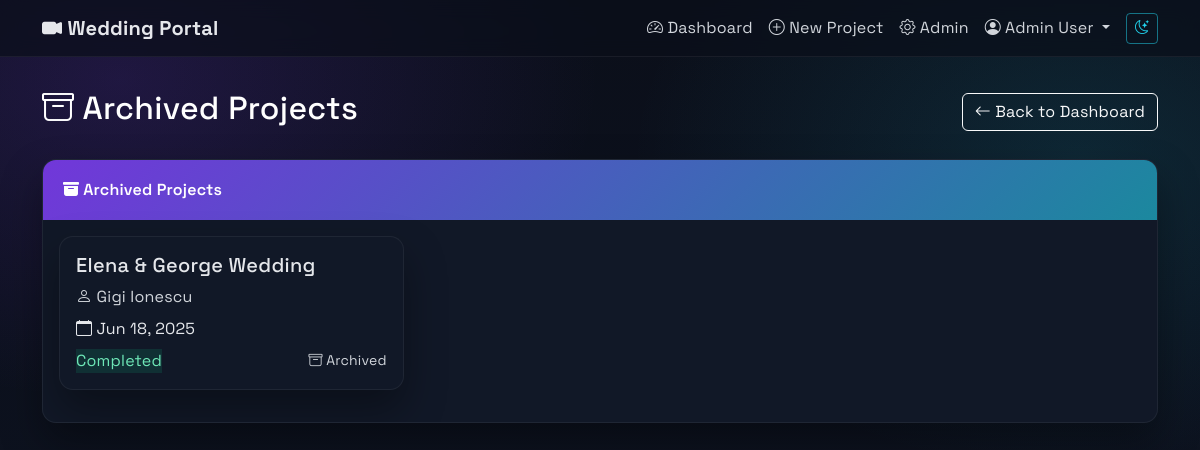
/projects/archived/ (signed in), run on an earlier commit of the app's database.
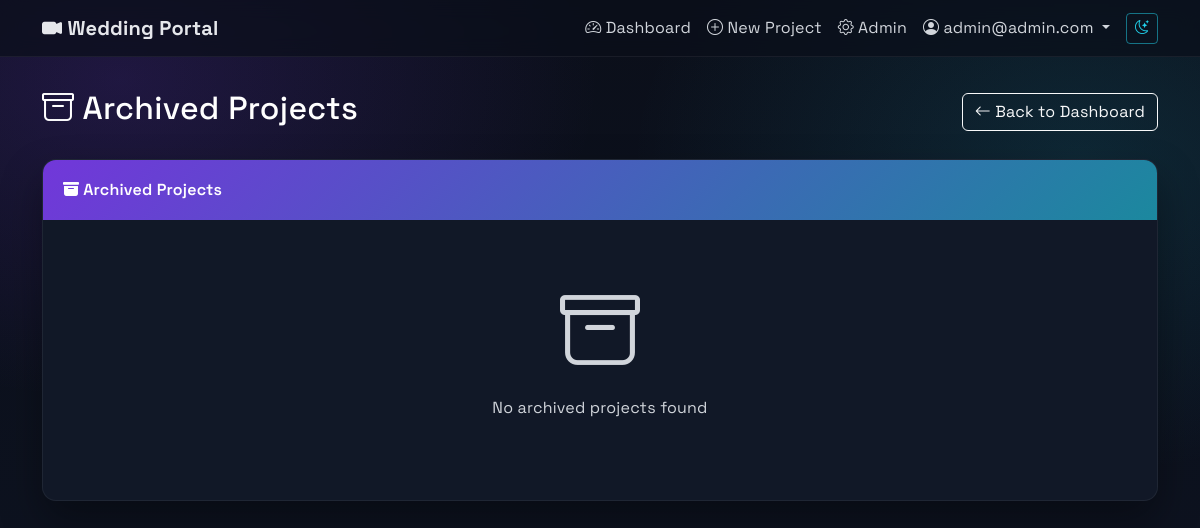
And on a later commit of the database.
### projects/models.py (models this page shows, shortened)
class User(AbstractUser):
    ROLE_CHOICES = [
        ('ADMIN', 'Admin'),
        ('CLIENT', 'Client'),
    ]
    role = models.CharField(max_length=10, choices=ROLE_CHOICES, default='CLIENT')
    username = models.CharField(max_length=150, blank=True, null=True, unique=False)
    email = models.EmailField(unique=True)
    USERNAME_FIELD = 'email'
    REQUIRED_FIELDS = ['first_name']  # Remove username from required fields
    objects = CustomUserManager()
    def is_admin(self):
        return self.role == 'ADMIN'

class Project(models.Model):
    PROJECT_TYPE_CHOICES = [
        ('NUNTA', 'Nunta'),
        ('BOTEZ', 'Botez'),
        ('ALTELE', 'Altele'),
    ]
    STATUS_CHOICES = [
        ('Planning', 'Planning'),
        ('Filming', 'Filming'),
        ('Editing', 'Editing'),
        ('Completed', 'Completed'),
    ]
    EDIT_STATUS_CHOICES = [
        ('Pending', 'Pending'),
        ('In Progress', 'In Progress'),
        ('Review', 'Review'),
        ('Completed', 'Completed'),
    ]
    name = models.CharField(max_length=255)
    slug = models.SlugField(max_length=255, unique=True, blank=True, null=True)
    user = models.ForeignKey(User, on_delete=models.CASCADE, related_name='projects')
    client_name = models.CharField(max_length=255, blank=True, null=True)
    client_email = models.EmailField(blank=True, null=True)
    status = models.CharField(max_length=50, choices=STATUS_CHOICES, default='Planning')
    edit_status = models.CharField(max_length=50, choices=EDIT_STATUS_CHOICES, default='Pending')
    notes = models.TextField(blank=True, null=True)
    is_archived = models.BooleanField(default=False)
    event_date = models.DateTimeField()
    type = models.CharField(max_length=10, choices=PROJECT_TYPE_CHOICES)
    title_video = models.CharField(max_length=255, blank=True, null=True)
    city = models.CharField(max_length=100, blank=True, null=True)
    civil_union_details = models.TextField(blank=True, null=True)
    prep = models.TextField(blank=True, null=True)
    church = models.TextField(blank=True, null=True)
    session = models.TextField(blank=True, null=True)
    restaurant = models.TextField(blank=True, null=True)
    details_extra = models.TextField(blank=True, null=True)
    editing_preferences = models.TextField(blank=True, null=True)
    main_details = models.TextField(blank=True, null=True, help_text="Main event details")
    PACKAGE_TYPE_CHOICES = [
        ('Clasic', 'Clasic'),
        ('Highlights', 'Highlights'),
        ('Duo', 'Duo'),
        ('Cinema', 'Cinema'),
        ('Creative', 'Creative'),
        ('Botez', 'Botez'),
        ('Custom', 'Custom'),
    ]
    MOVIE_DURATION_CHOICES = [
        ('30min', '30 min'),
        ('1h', '1 h'),
        ('1h30min', '1h30min'),
        ('2h-3h', '2h-3h'),
        ('3h+', '3h+'),
        ('Other', 'Other'),
    ]
    package_type = models.CharField(max_length=20, choices=PACKAGE_TYPE_CHOICES, blank=True, null=True)
    package_4k = models.BooleanField(default=True)
    package_cameras = models.IntegerField(default=1, choices=[(1, '1'), (2, '2'), (3, '3')])
    montage_highlights = models.BooleanField(default=False)
    montage_movie = models.BooleanField(default=False)
    montage_movie_duration = models.CharField(max_length=20, choices=MOVIE_DURATION_CHOICES, blank=True, null=True)
    montage_movie_other = models.CharField(max_length=100, blank=True, null=True)
    montage_bonus_primary = models.BooleanField(default=False)
    montage_bonus_full = models.BooleanField(default=False)
    equipment_audio_recorder = models.BooleanField(default=False)
    equipment_stabilizer = models.BooleanField(default=False)
    equipment_external_light = models.BooleanField(default=False)
    team_videographer = models.IntegerField(default=1)
    team_operator = models.IntegerField(default=0)
    team_assistant = models.IntegerField(default=0)
    delivery_online = models.BooleanField(default=True)
    delivery_usb = models.BooleanField(default=False)
    event_presence = models.TextField(blank=True, null=True)
    ceremony_field_order = models.JSONField(
        default=dict,
        blank=True,
        help_text="Custom order for ceremony detail fields"
    )
    admin_notified_of_changes = models.BooleanField(default=False)
    last_admin_notification_date = models.DateTimeField(blank=True, null=True)
    last_client_notification_date = models.DateTimeField(blank=True, null=True)
    has_unsent_changes = models.BooleanField(default=False)
    created_at = models.DateTimeField(auto_now_add=True)
    updated_at = models.DateTimeField(auto_now=True)
    class Meta:
        ordering = ['-created_at']

### projects/views.py (the view)
# urls.py: path('archived/', views.archived_projects, name='archived_projects'),
@login_required
def archived_projects(request):
    if not request.user.is_admin():
        messages.error(request, 'Only administrators can view archived projects.')
        return redirect('dashboard')
    projects = Project.objects.filter(is_archived=True).order_by('-id')
    context = {
        'projects': projects,
        'is_admin': True,
        'page_title': 'Archived Projects'
    }
    return render(request, 'archived_projects.html', context)

### templates/archived_projects.html (shortened to what this page needs)
{% extends 'base.html' %}
{% block content %}
<div class="row align-items-center mb-4">
    <div class="col">
        <h2 class="text-white">
            <i class="bi bi-archive"></i> {{ page_title }}
        </h2>
    </div>
    <div class="col-auto">
        <a href="{% url 'dashboard' %}" class="btn btn-outline-light">
            <i class="bi bi-arrow-left"></i> Back to Dashboard
        </a>
    </div>
</div>
<div class="card">
    <div class="card-header">
        <i class="bi bi-archive-fill"></i> Archived Projects
    </div>
    <div class="card-body">
        {% if projects %}
        <div class="row">
            {% for project in projects %}
            <div class="col-md-6 col-lg-4 mb-3">
                <div class="card project-card position-relative" style="cursor: pointer;" data-project-url="{% url 'project_detail' project.slug %}">
                    <div class="card-body">
                        <h5 class="card-title">{{ project.name }}</h5>
                        <p class="text-muted mb-2">
                            <i class="bi bi-person"></i> {{ project.client_name|default:project.user.get_full_name|default:project.user.username }}
                        </p>
                        <p class="mb-2">
                            <i class="bi bi-calendar"></i> {{ project.event_date|date:"M d, Y" }}
                        </p>
                        <div class="d-flex justify-content-between align-items-center">
                            <span class="status-badge status-{{ project.status|lower|cut:" " }}">
                                {{ project.status }}
                            </span>
                            <small class="text-muted">
                                <i class="bi bi-archive"></i> Archived
                            </small>
                        </div>
                    </div>
                </div>
            </div>
            {% endfor %}
        </div>
        {% else %}
        <div class="text-center py-5">
            <i class="bi bi-archive display-1 text-muted"></i>
            <p class="mt-3 text-muted">No archived projects found</p>
        </div>
        {% endif %}
    </div>
</div>
{% endblock %}

### templates/base.html (shortened to what this page needs)
<!DOCTYPE html>
{% load static %}
<html lang="en">
<head>
    <link href="https://cdn.jsdelivr.net/npm/bootstrap@5.3.0/dist/css/bootstrap.min.css" rel="stylesheet">
    <link href="https://cdn.jsdelivr.net/npm/bootstrap-icons@1.11.0/font/bootstrap-icons.css" rel="stylesheet">
    <link href="{% static 'css/theme.css' %}" rel="stylesheet">
</head>
<body>
    <nav class="navbar navbar-expand-lg navbar-dark">
        <div class="container">
            <a class="navbar-brand" href="{% url 'dashboard' %}">
                <i class="bi bi-camera-video-fill"></i> Wedding Portal
            </a>
            <div class="collapse navbar-collapse" id="navbarNav">
                <ul class="navbar-nav ms-auto">
                    {% if user.is_authenticated %}
                        <li class="nav-item">
                            <a class="nav-link" href="{% url 'dashboard' %}">
                                <i class="bi bi-speedometer2"></i> Dashboard
                            </a>
                        </li>
                        {% if user.is_admin %}
                        <li class="nav-item">
                            <a class="nav-link" href="{% url 'create_project' %}">
                                <i class="bi bi-plus-circle"></i> New Project
                            </a>
                        </li>
                        <li class="nav-item">
                            <a class="nav-link" href="/admin/">
                                <i class="bi bi-gear"></i> Admin
                            </a>
                        </li>
                        {% endif %}
                        <li class="nav-item dropdown">
                            <a class="nav-link dropdown-toggle" href="#" id="userDropdown" role="button" data-bs-toggle="dropdown">
                                <i class="bi bi-person-circle"></i> {{ user.get_full_name|default:user.email }}
                            </a>
                        </li>
                    {% else %}
                        <li class="nav-item">
                            <a class="nav-link" href="{% url 'login' %}">
                                <i class="bi bi-box-arrow-in-right"></i> Login
                            </a>
                        </li>
                    {% endif %}
                </ul>
            </div>
        </div>
    </nav>
    <div class="main-container">
        <div class="container">
            {% block content %}{% endblock %}
        </div>
    </div>
</body>
</html>

What changed in the data, as far as the page shows it:
no longer on this page (row edited): Project: name "Elena & George Wedding", client_name "Gigi Ionescu", event_date "Jun 18, 2025", status "Completed"
changed User: get_full_name "Admin User" → "admin@admin.com"
Also different on the page:
text now shown: "No archived projects found"
